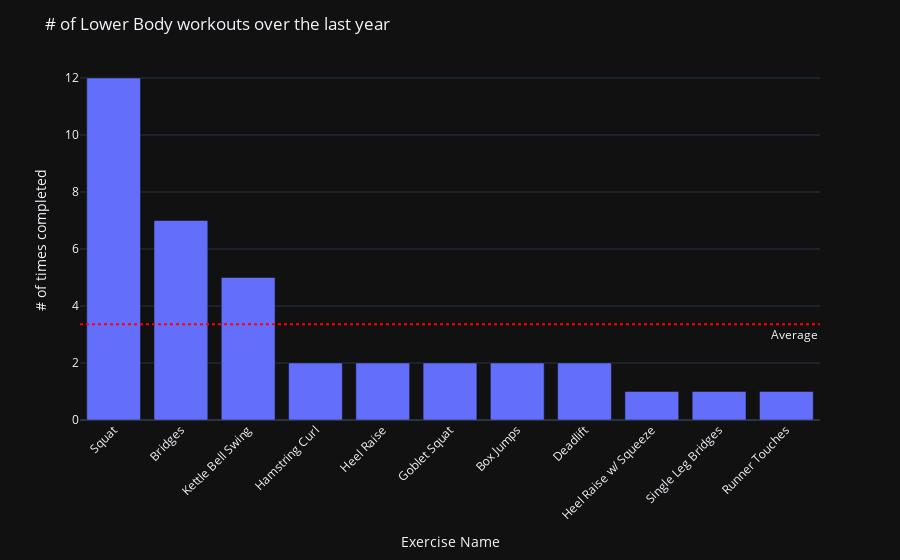

Here is the notebook cell this chart was saved with:
### Code cell
lower_body_df = merged_df[merged_df['category'] == 'Lower Body']
fig = px.bar(lower_body_df['exercise'].value_counts(), x=lower_body_df['exercise'].value_counts().index, y=lower_body_df['exercise'].value_counts().values, template="plotly_dark")
fig.update_layout(title="# of Lower Body workouts over the last year", xaxis_title="Exercise Name", yaxis_title="# of times completed", xaxis_tickangle=-45)
fig.add_hline(y=lower_body_df['exercise'].value_counts().mean(), line_dash="dot", line_color="red", annotation_text="Average", annotation_position="bottom right")
fig.show()

### Figure 1 — Plotly figure (JSON) as saved in the notebook; plotly's stock layout.template omitted (floating-point values rounded to 4 significant figures)
{"data": [{"alignmentgroup": "True", "hovertemplate": "x=%{x}<br>y=%{y}<extra></extra>", "legendgroup": "", "marker": {"color": "#636efa", "pattern": {"shape": ""}}, "name": "", "offsetgroup": "", "orientation": "v", "showlegend": false, "textposition": "auto", "type": "bar", "x": ["Squat", "Bridges", "Kettle Bell Swing", "Hamstring Curl", "Heel Raise", "Goblet Squat", "Box Jumps", "Deadlift", "Heel Raise w/ Squeeze", "Single Leg Bridges", "Runner Touches"], "xaxis": "x", "y": [12, 7, 5, 2, 2, 2, 2, 2, 1, 1, 1], "yaxis": "y"}], "layout": {"annotations": [{"showarrow": false, "text": "Average", "x": 1, "xanchor": "right", "xref": "x domain", "y": 3.364, "yanchor": "top", "yref": "y"}], "barmode": "relative", "legend": {"tracegroupgap": 0}, "margin": {"t": 60}, "shapes": [{"line": {"color": "red", "dash": "dot"}, "type": "line", "x0": 0, "x1": 1, "xref": "x domain", "y0": 3.364, "y1": 3.364, "yref": "y"}], "title": {"text": "# of Lower Body workouts over the last year"}, "xaxis": {"anchor": "y", "domain": [0, 1], "tickangle": -45, "title": {"text": "Exercise Name"}}, "yaxis": {"anchor": "x", "domain": [0, 1], "title": {"text": "# of times completed"}}}}
